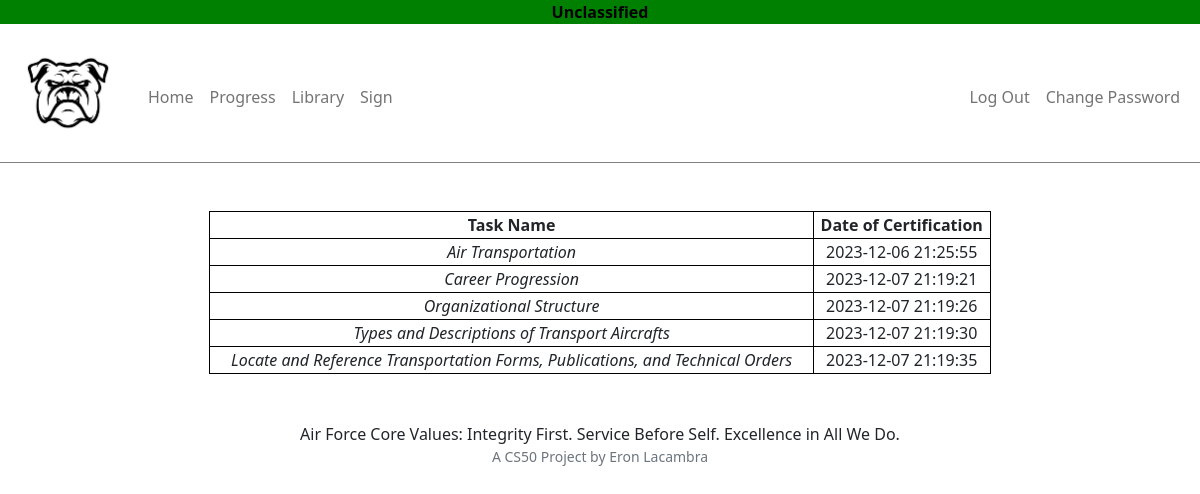
Page /progress (signed in) on the committed database.
### tables this page shows
CREATE TABLE 'completed' ('id' INTEGER PRIMARY KEY AUTOINCREMENT NOT NULL, user_id INTEGER, description TEXT, timestamp DATETIME, FOREIGN KEY(user_id) REFERENCES users(id));

### app.py (the view)
@app.route("/progress")
@login_required
def progress():
    rows = db.execute("SELECT * FROM completed WHERE user_id = :user_id", user_id=session["user_id"])
    return render_template("progress.html", rows=rows)

### app.py (called while the page is built)
@app.after_request
def after_request(response):
    response.headers["Cache-Control"] = "no-cache, no-store, must-revalidate"
    response.headers["Expires"] = 0
    response.headers["Pragma"] = "no-cache"
    return response

### helpers.py (called while the page is built)
def login_required(f):
    @wraps(f)
    def decorated_function(*args, **kwargs):
        if session.get("user_id") is None:
            return redirect("/login")
        return f(*args, **kwargs)
    return decorated_function

### templates/progress.html (shortened to what this page needs)
{% extends "layout.html" %}
{% block main %}
<table class="tablestriped">
    <tr>
        <th class="tableheader">Task Name</th>
        <th class="tableheader">Date of Certification</th>
    </tr>
    {% if rows %}
        {% for row in rows %}
        <tr>
            <td class="td2">{{ row.description }}</td>
            <td>{{ row.timestamp }}</td>
        </tr>
        {% endfor %}
    {% else %}
        <tr>
            <td colspan="2">No data available</td>
        </tr>
    {% endif %}
</table>
{% endblock %}

### static/styles.css (style rules this page uses)
.tableheader { font-weight: bold; }
.td2 { font-style: italic; }
table, th, td { border: 1px solid black; }
.tablestriped { margin-left: auto; margin-right: auto; width: 70%; }

### rows in the picture
completed: description "Air Transportation", timestamp "2023-12-06 21:25:55"
completed: description "Career Progression", timestamp "2023-12-07 21:19:21"
completed: description "Organizational Structure", timestamp "2023-12-07 21:19:26"
completed: description "Types and Descriptions of Transport Aircrafts", timestamp "2023-12-07 21:19:30"
completed: description "Locate and Reference Transportation Forms, Publications, and Technical Orders", timestamp "2023-12-07 21:19:35"
